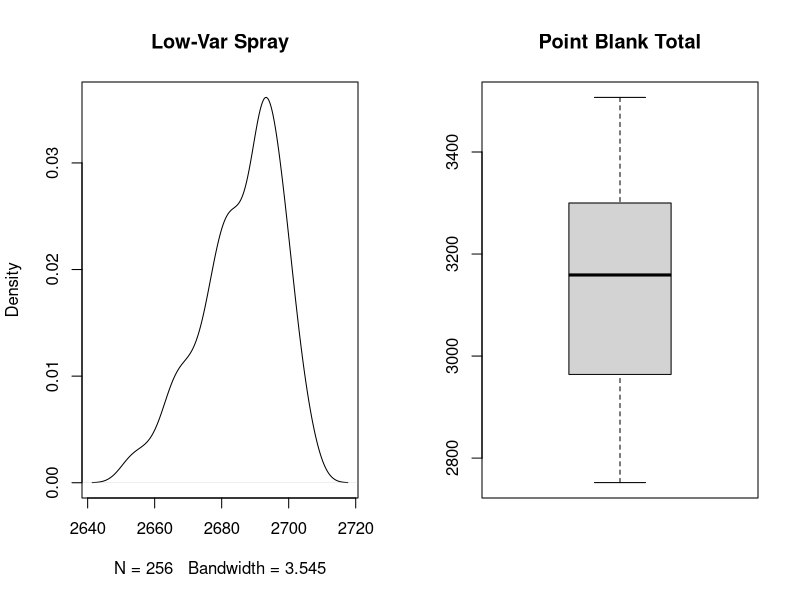

Write R code to recreate this figure.
# Dedicated to decino and caused by his BFG video
# https://www.youtube.com/watch?v=MsCqLQJ1EOc

# This is for seeing the stats of a point blank BFG spray with all 40
# rays and the orb hitting the same target.

# Assumptions:
# + All (40*15)D8 RNG rolls are consecutive (severely reducing variance
#   due to the 256 element random table wrapping around twice for one
#   single BFG strike.
# + Since the orb hits several frames earlier, its 100*1D8 damage is
#   considered to be 'independent' since there is no telling how many
#   rng numbers have been drawn between orb strike and BFG spray.

# Textual Results:
# > summary(data_total_sim)
#   Min. 1st Qu.  Median    Mean 3rd Qu.    Max. 
#   2752    2964    3159    3134    3300    3507 
# > summary(data_spray)
#   Min. 1st Qu.  Median    Mean 3rd Qu.    Max. 
#   2652    2679    2688    2686    2695    2707 
# > summary(data_orb)
#   Min. 1st Qu.  Median    Mean 3rd Qu.    Max. 
#   100.0   300.0   500.0   447.7   600.0   800.0
#
# Thus for a point blank strike this leads to min == 2752 and max == 3507.
#
# Btw.: Spray damage for a single ray is in [49, 87] this would lead to
# a naive point blank min == 2060 and max == 4280 which would still allow for
# a one-hit cyberdemon-kill. However, this is impossible if all 40
# rays are computed consecutively as shown in this script (if all assumptions
# made hold).

# https://www.doomworld.com/forum/topic/89069-shotgun-minimum-damage-and-rng/
rng = c(0, 8, 109, 220, 222, 241, 149, 107,  75, 248, 254, 140,  16,  66 ,
    74,  21, 211,  47,  80, 242, 154,  27, 205, 128, 161,  89,  77,  36 ,
    95, 110,  85,  48, 212, 140, 211, 249,  22,  79, 200,  50,  28, 188 ,
    52, 140, 202, 120,  68, 145,  62,  70, 184, 190,  91, 197, 152, 224 ,
    149, 104,  25, 178, 252, 182, 202, 182, 141, 197,   4,  81, 181, 242 ,
    145,  42,  39, 227, 156, 198, 225, 193, 219,  93, 122, 175, 249,   0 ,
    175, 143,  70, 239,  46, 246, 163,  53, 163, 109, 168, 135,   2, 235 ,
    25,  92,  20, 145, 138,  77,  69, 166,  78, 176, 173, 212, 166, 113 ,
    94, 161,  41,  50, 239,  49, 111, 164,  70,  60,   2,  37, 171,  75 ,
    136, 156,  11,  56,  42, 146, 138, 229,  73, 146,  77,  61,  98, 196 ,
    135, 106,  63, 197, 195,  86,  96, 203, 113, 101, 170, 247, 181, 113 ,
    80, 250, 108,   7, 255, 237, 129, 226,  79, 107, 112, 166, 103, 241 ,
    24, 223, 239, 120, 198,  58,  60,  82, 128,   3, 184,  66, 143, 224 ,
    145, 224,  81, 206, 163,  45,  63,  90, 168, 114,  59,  33, 159,  95 ,
    28, 139, 123,  98, 125, 196,  15,  70, 194, 253,  54,  14, 109, 226 ,
    71,  17, 161,  93, 186,  87, 244, 138,  20,  52, 123, 251,  26,  36 ,
    17,  46,  52, 231, 232,  76,  31, 221,  84,  37, 216, 165, 212, 106 ,
    197, 242,  98,  43,  39, 175, 254, 145, 190,  84, 118, 222, 187, 136 ,
    120, 163, 236, 249);

rng_d8 = bitwAnd(rng, 7) + 1;

# Damage done by a BFG spray hitting with n_rays rays.
#   tab is the rng table to be used. Should be rng_d8.
#   j0 is the starting index within the rng table.
#   n_rays: Number of ray hitting the target. Full hit is 40.
spray <- function(tab, j0, n_rays=40)
{
  n = 15 * n_rays;
  indices = ((j0:(j0+n-1)) %% length(tab)) + 1;  # << R vectors are indexed starting at 1.
  damage = 0;
  for (j in indices) { damage = damage + tab[j]; }
  return (damage);
}

# Like spray(..) but for the primary BFG orb. There are three frames between
# spray and orb damage. Thus I won't assume consecutive rng-pointer values
# between both types of damage.
orb <- function(tab, j0)
{
  j = (j0 %% length(tab)) + 1;
  return (100 * tab[j]);
}

indices = 1:length(rng_d8);
data_spray = NULL;
data_orb = NULL;
for (j in indices)
{
  data_spray = c(data_spray, spray(rng_d8, j, n_rays=40));
  data_orb = c(data_orb, orb(rng_d8, j));
}

# Dataset for orb+spray assuming that starting rng pointer positions
# are independent and uniformly random, which is considered good enough for now.
data_total_sim = NULL;
for (orb in data_orb)
{
  data_total_sim = c(data_total_sim, data_spray + orb);
}

# Generates above textual output.
summary(data_total_sim);
summary(data_spray);
summary(data_orb);

png("bfg_plots.png");
par(mfrow=c(1,2));
plot(density(data_spray), main="Low-Var Spray");
boxplot(data_total_sim, main="Point Blank Total");
dev.off();
